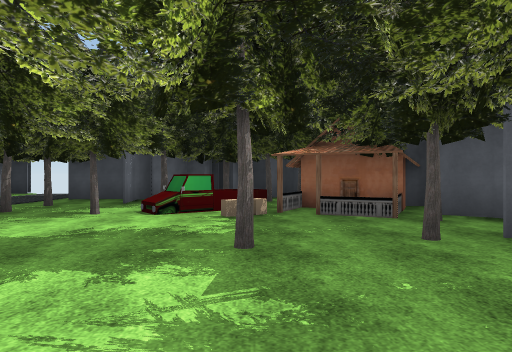
view 1 (above)

19 first-person views from a walk through a scene from a Unity 3-D project. The camera is 1.4 m above the floor, looks level and sees 70° across. The floor is counted in squares, 2.18 m on a side. Each view is taken from the middle of a square. On the plan, view 1 faces up. The plan holds only what a view shows up to about 10 squares ahead; the rest is blank. The place goes on beyond the plan. The player character is not drawn. Some surface patterns are stand-ins.

view 2
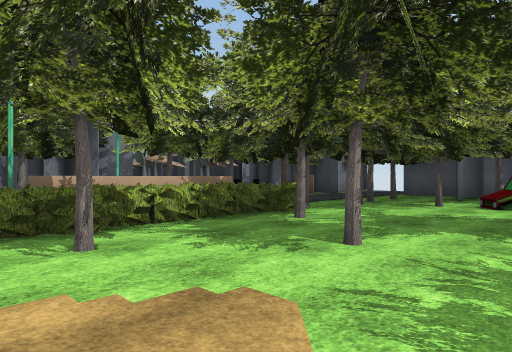

view 3
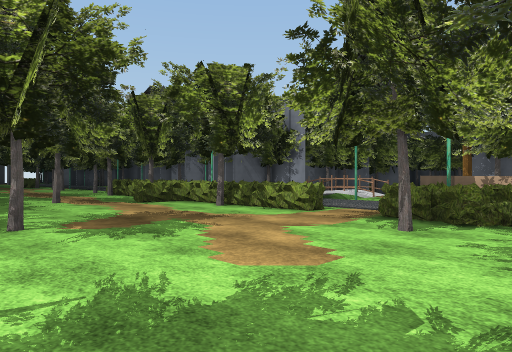

view 4
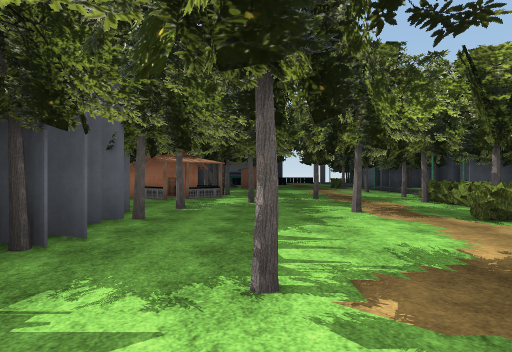

view 5
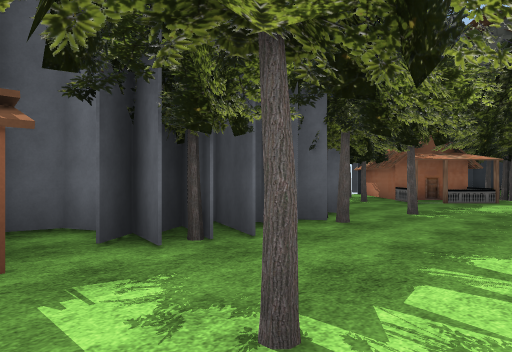

view 6
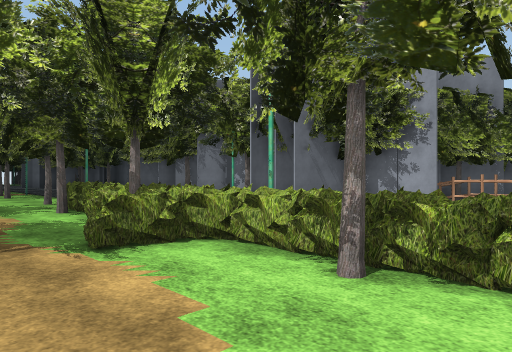

view 7
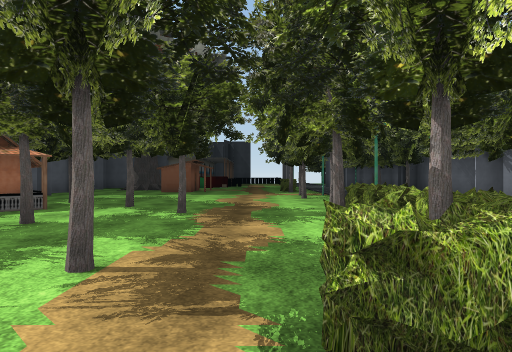

view 8
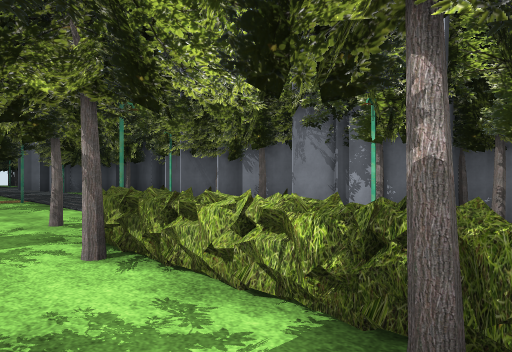

view 9
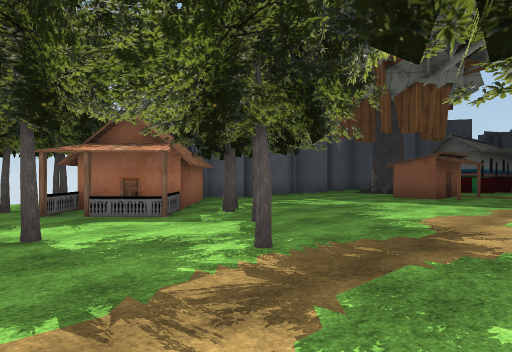

view 10
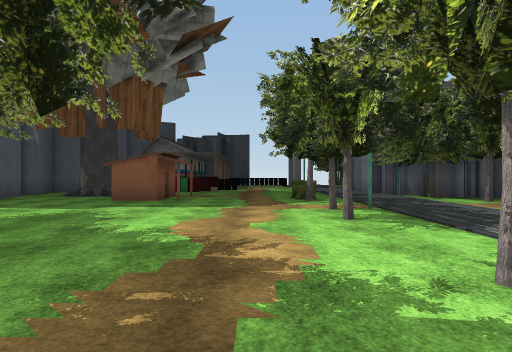

view 11
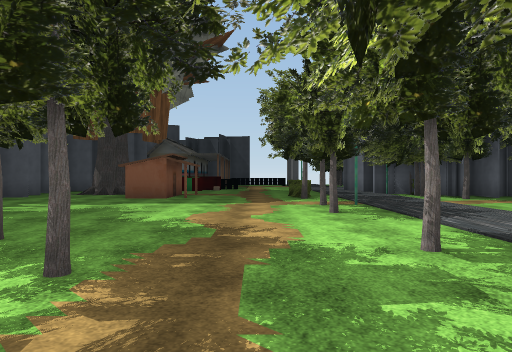

view 12
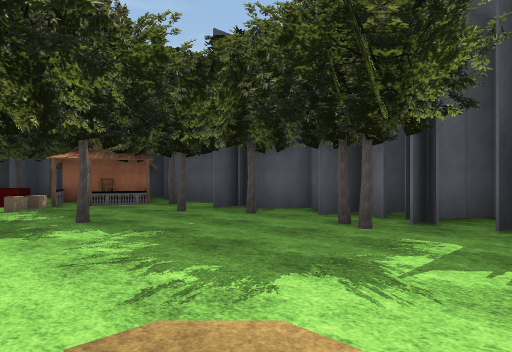

view 13
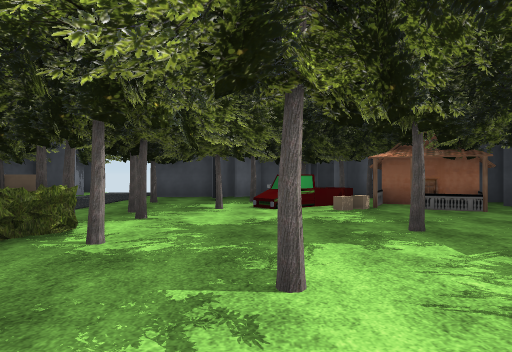

view 14
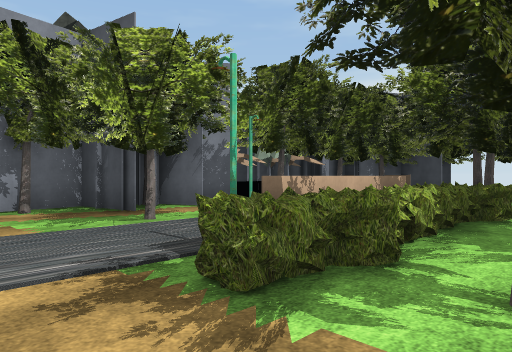

view 15
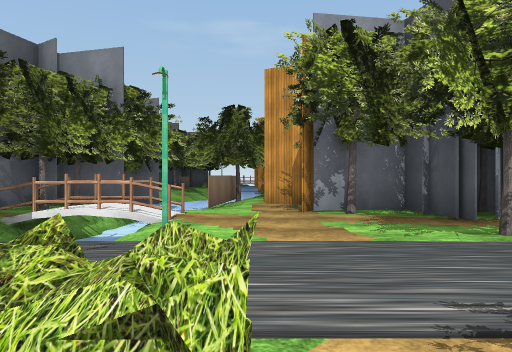

view 16
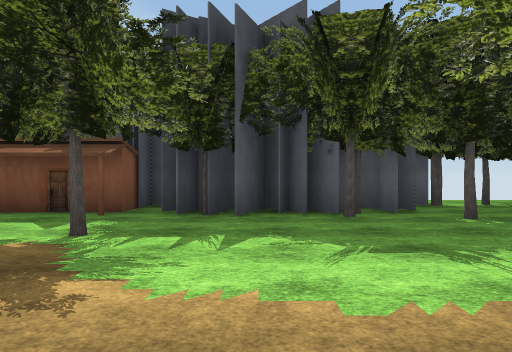

view 17
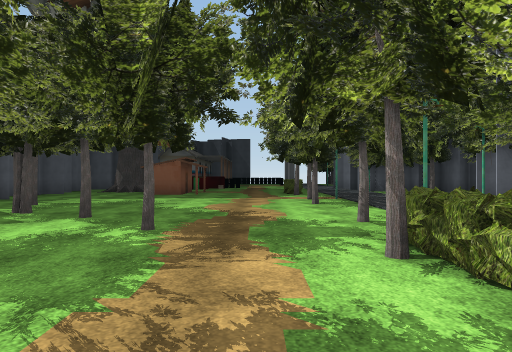

view 18
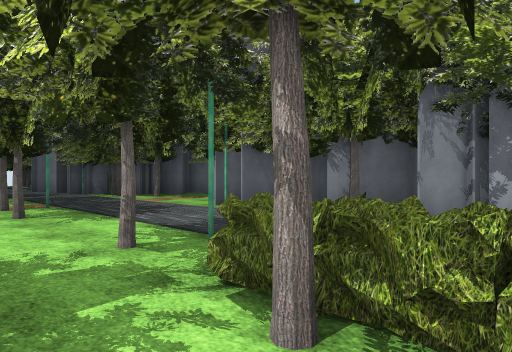

view 19
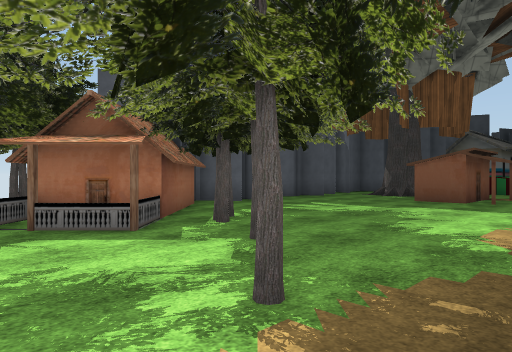

### Floor plan
Key: @ floor where view 1 was taken; # wall or solid block; x gap in a wall; . main floor; - floor 1 m lower than the main floor; / step, stairs or slope; = window, fence, low wall or low ledge; ^ raised ledge; O other object.
Columns run from 16 left of view 1 to 5 right of it. Each row starts with its distance up from view 1.
 10           .##
  9        #O#.#
  8          x.# ##=####
  7           .###OOO##
  6             ###OO##
  5            x.  ...#
  4       #    ##...#x##
  3       #    ##.....##
  2        #   ^..  . .#
  1      ####  ^x #...##
  0      ####  O.x..@ ##
 -1      ## . .^x#...  ##
 -2     ##.....x......OO
 -3   .........x....#.OO
 -4 OOOO/...=..^#.......#
 -5     -/ //. ^#...#.###
 -6     ##O/   ^.......#
 -7    #####=  ^=. . .##
 -8        ### ^......##
 -9        ##  ^......##
-10        ##  =..  ..  #
-11        #   ^=.  #...#
-12        ##  ##.x.x.=.#
-13        ## .#.... ####
-14         # . ....#####
-15        ## ...... .###
-16        ##.........###
-17        #...##.......##
-18        #...#........#
-19        . ..  .......
-20        .....x.......#
-21        #....#...O...
-22                .O
-23                 O

Where each view was taken, in squares from view 1:
view 1: 0 up, 0 right, facing up
view 2: 2 down, 0 right, facing up-left
view 3: 1 up, 1 right, facing down-left
view 4: 2 down, 0 right, facing down
view 5: 3 down, 1 left, facing down-right
view 6: 4 down, 2 left, facing down-left
view 7: 6 down, 3 left, facing down
view 8: 8 down, 3 left, facing down-left
view 9: 10 down, 4 left, facing down-right
view 10: 11 down, 3 left, facing down
view 11: 10 down, 3 left, facing down
view 12: 2 down, 2 left, facing up-right
view 13: 1 down, 2 left, facing up
view 14: 3 down, 3 left, facing up-left
view 15: 3 down, 4 left, facing left
view 16: 6 down, 4 left, facing right
view 17: 8 down, 3 left, facing down
view 18: 10 down, 3 left, facing down-left
view 19: 11 down, 3 left, facing down-right
